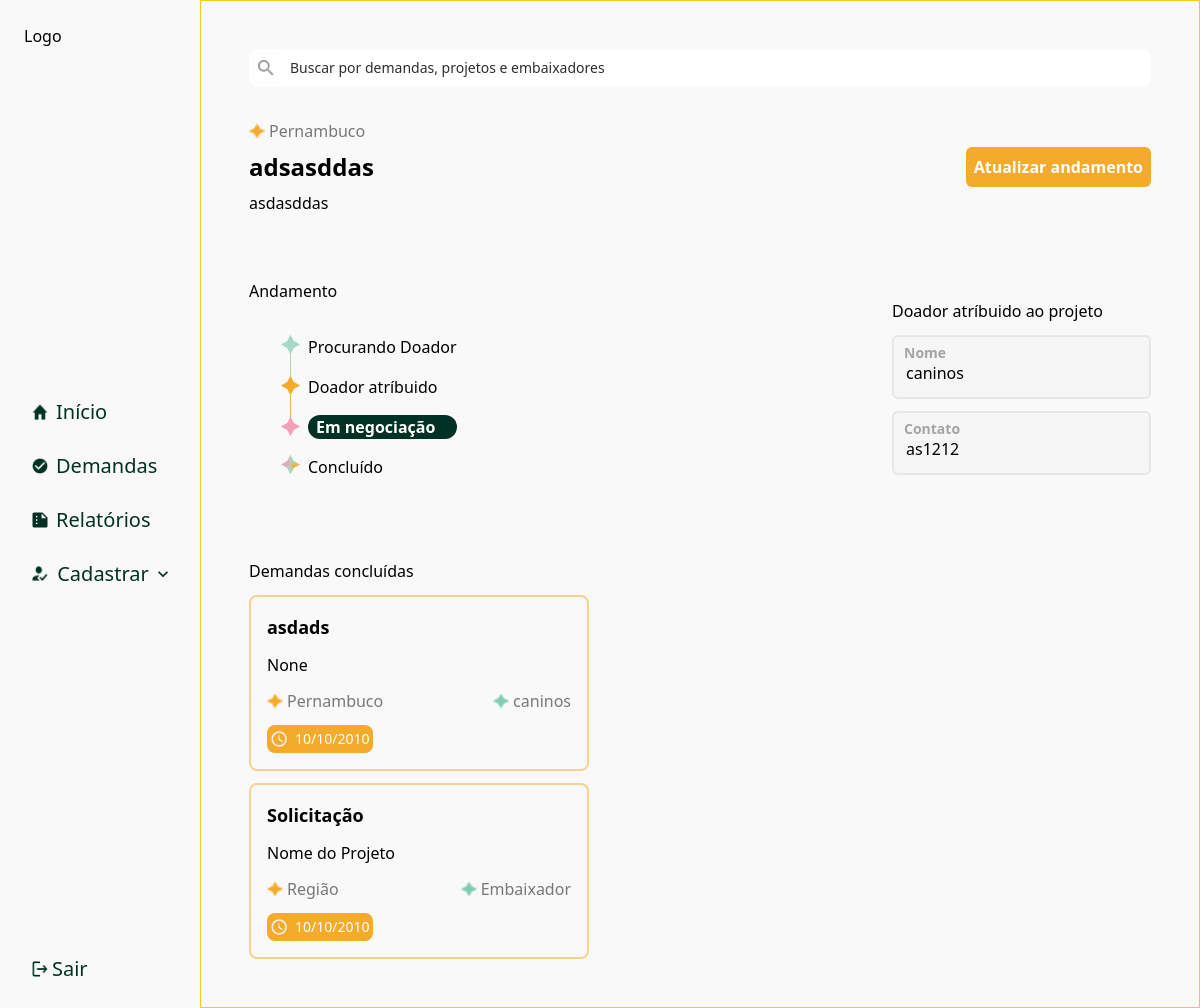
Screenshot of /project/2/ with the database file from the repository.
### fullapp/models.py (models this page shows)
class Demand(models.Model):
    user = models.ForeignKey(User, on_delete=models.CASCADE, null=True, blank=True)
    title = models.CharField(max_length=255, null=True, blank=True)
    description = models.CharField(max_length=255, null=True, blank=True)
    status = models.CharField(choices=get_choices(StatusEnum), default=StatusEnum.IN_ANALISYS, max_length=255, null=True, blank=True)
    region = models.CharField(choices=get_choices(RegionEnum), default=RegionEnum.PERNAMBUCO, max_length=255, null=True, blank=True)
    user = models.ForeignKey(User, on_delete=models.CASCADE, null=True, blank=True)
    created_at = models.DateTimeField(auto_now_add=True)
    def __str__(self):
        return self.title

class User(AbstractUser):
    ADMIN = 1
    AMBASSADOR = 2
    USER = 3
    ROLE_CHOICES = (
        (ADMIN, 'Admin'),
        (AMBASSADOR, 'Ambassador'),
        (USER, 'User'),
    )
    role = models.PositiveSmallIntegerField(choices=ROLE_CHOICES, default=USER)
    name = models.CharField(max_length=255, null=True, blank=True)
    phone = models.CharField(max_length=255, null=True, blank=True)
    email = models.CharField(max_length=255, null=True, blank=True)
    password = models.CharField(max_length=255, null=True, blank=True)
    project = models.CharField(max_length=50, null=True, blank=True)
    objective = models.CharField(max_length=255, null=True, blank=True)
    region = models.CharField(choices=get_choices(RegionEnum), default=RegionEnum.PERNAMBUCO, max_length=255, null=True, blank=True)
    def __str__(self):
        return self.username

### fullapp/views.py (the view)
# urls.py: path('project/<int:id>/', project_details, name='project_detail'),
def project_details(request, id):
    demand = Demand.objects.get(id=id)
    demands = Demand.objects.filter(status=StatusEnum.CONCLUDED, user =demand.user)
    print(demands)
    if demand.status == 'Buscando Doadores':
        form = UpdateDemandForm()
        if request.method == 'POST':
            form = UpdateDemandForm(request.POST, instance=demand)
            if form.is_valid():
                user = User.objects.get(username=form.cleaned_data['user'])
                demand = form.save(commit=False)
                demand.user = user
                demand.status = StatusEnum.DONORS_FOUND
                demand.save()
                return redirect('demands')
        else:
            form = UpdateDemandForm()
        ambassadors = User.objects.filter(role=2)
        return render(request, 'management/project/step-1.html', {
           'form': form,
           'demand': demand,
           'ambassadors': ambassadors,
           'demands': demands
        })
    elif demand.status == 'Doador Atribuido':
        return render(request, 'management/project/step-2.html', {
           'demand': demand,
           'demands': demands
        })
    else:
        return render(request, 'management/project/step-3.html', {
            'demand': demand,
            'demands': demands
        })

### fullapp/templates/management/project/step-3.html (shortened to what this page needs)
{% extends 'management/base.html' %}
{% load static %}
{% block content %}
<form method="post" class="flex flex-col mt-8 gap-16">
  <header class="flex justify-between items-center">
    <div class="flex flex-col gap-2">
      <div class="flex items-center gap-1">
        <img id="icon" src="{% static 'img/star-yellow.png' %}" class="w-4 h-4" alt="Ícone de relógio" />
        <span class="text-[#787878]">
          {{demand.region}}
        </span>
      </div>
      <h1 class="font-bold text-2xl">{{ demand.title }}</h1>
      <p>{{demand.description}}</p>
    </div>
    <button type="submit" id="change-status-button" class="p-2 bg-[#F4AB2B] rounded-md text-white font-bold">
      Atualizar andamento
    </button>
  </header>
  <div class="flex justify-between items-center">
    <div class="flex flex-col gap-4">
      <span>Andamento</span>
      <div class="py-4 px-8 flex gap-2">
        <div class="h-full">
          <img src="{% static 'img/star_lines.png' %}" />
        </div>
        <div class="flex flex-col gap-4">
          <span>Procurando Doador</span>
          <span>Doador atríbuido</span>
          {% if demand.status == 'Em análise' %}
            <strong class="px-2 bg-[#003223] rounded-full text-white">Em negociação</strong>
            <span>Concluído</span>
          {% else %}
          <span>Em negociação</span>
          <strong class="px-2 bg-[#003223] rounded-full text-white">Concluído</strong>
          {% endif %}
        </div>
      </div>
    </div>
    <div class="flex flex-col gap-3">
      <div class="flex flex-col gap-3">
        <span>Doador atríbuido ao projeto</span>
        <div class="relative w-full">
          <label for="user" class="absolute top-2 font-bold left-3 text-[#A3A3A3] text-sm">Nome</label>
          <input name="user" class="border-2 w-full h-16 rounded-md px-3 py-2 pt-5 box-border focus:outline-none focus:border-[#A4A4A4]" disabled value="{{ demand.user }}" type="text">
        </div>
        <div class="relative w-full">
          <label for="phone" class="absolute top-2 font-bold left-3 text-[#A3A3A3] text-sm">Contato</label>
          <input name="phone" class="border-2 w-full h-16 rounded-md px-3 py-2 pt-5 box-border focus:outline-none focus:border-[#A4A4A4]" disabled value="{{ demand.user.phone }}" type="text">
        </div>
      </div>
    </div>
  </div>
  <div class="flex flex-col gap-3">
    <span>Demandas concluídas</span>
    {% if demands %}
    <div class="flex overflow-hidden gap-3">
      {% for item in demands %}
        <div class="border-[2px] border-[#F4AB2B]/50 flex flex-col gap-3 p-4 relative rounded-lg w-[340px]">
          <strong class="text-lg">{{ item.title }}</strong>
          <span>{{ item.user.project }}</span>
          <div class="flex justify-between">
            <div class="flex items-center gap-1">
              <img id="icon" src="{% static 'img/star-yellow.png' %}" class="w-4 h-4" alt="Ícone de relógio" />
              <span class="text-[#787878]">
                {{ item.region }}
              </span>
            </div>
            <div class="flex items-center gap-1">
              <img id="icon" src="{% static 'img/star-green.png' %}" class="w-4 h-4" alt="Ícone de relógio" />
              <span class="text-[#787878]">
                {{ item.user }}
              </span>
            </div>
          </div>
          <div class="w-fit flex items-center gap-2 p-1 rounded-lg bg-[#F4AB2B]">
            <img id="icon" src="{% static 'img/clock.png' %}" class="w-4 h-4" alt="Ícone de relógio" />
            <span class="text-white text-sm">10/10/2010</span>
          </div>
        </div>
      {% endfor %}
    </div>
  {% else %}
    <span>Não tem demandas concluídas.</span>
  {% endif %}
    <div class="flex overflow-hidden gap-3">
      <div class="border-[2px] border-[#F4AB2B]/50 flex flex-col gap-3 p-4 relative rounded-lg w-[340px]">
        <strong class="text-lg">Solicitação</strong>
        <span>Nome do Projeto</span>
        <div class="flex justify-between">
          <div class="flex items-center gap-1">
            <img id="icon" src="{% static 'img/star-yellow.png' %}" class="w-4 h-4" alt="Ícone de relógio" />
            <span class="text-[#787878]">
              Região
            </span>
          </div>
          <div class="flex items-center gap-1">
            <img id="icon" src="{% static 'img/star-green.png' %}" class="w-4 h-4" alt="Ícone de relógio" />
            <span class="text-[#787878]">
              Embaixador
            </span>
          </div>
        </div>
        <div class="w-fit flex items-center gap-2 p-1 rounded-lg bg-[#F4AB2B]">
          <img id="icon" src="{% static 'img/clock.png' %}" class="w-4 h-4" alt="Ícone de relógio" />
          <span class="text-white text-sm">10/10/2010</span>
        </div>
      </div>
    </div>
  </div>
</form>
{% endblock %}

### rows the page displays
Demand: region "Pernambuco", title "adsasddas", description "asdasddas", user "caninos", phone "as1212"
Demand: title "asdads", user.project "None", region "Pernambuco", user "caninos"
